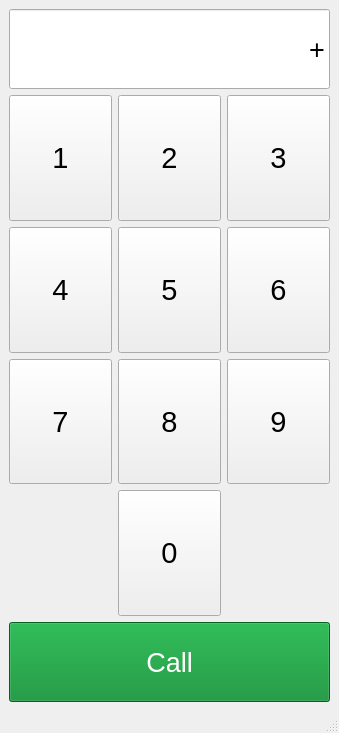
<?xml version="1.0" encoding="UTF-8"?>
<ui version="4.0">
 <class>MainWindow</class>
 <widget class="QMainWindow" name="MainWindow">
  <property name="geometry">
   <rect>
    <x>0</x>
    <y>0</y>
    <width>339</width>
    <height>733</height>
   </rect>
  </property>
  <property name="windowTitle">
   <string>MainWindow</string>
  </property>
  <widget class="QWidget" name="centralwidget">
   <layout class="QGridLayout" name="gridLayout_2">
    <item row="0" column="0">
     <layout class="QVBoxLayout" name="verticalLayout">
      <item>
       <widget class="QLineEdit" name="lineEdit">
        <property name="sizePolicy">
         <sizepolicy hsizetype="Expanding" vsizetype="Fixed">
          <horstretch>0</horstretch>
          <verstretch>80</verstretch>
         </sizepolicy>
        </property>
        <property name="minimumSize">
         <size>
          <width>0</width>
          <height>80</height>
         </size>
        </property>
        <property name="font">
         <font>
          <pointsize>20</pointsize>
         </font>
        </property>
        <property name="toolTip">
         <string>&lt;html&gt;&lt;head/&gt;&lt;body&gt;&lt;p align=&quot;right&quot;&gt;&lt;span style=&quot; font-size:16pt;&quot;&gt;&lt;br/&gt;&lt;/span&gt;&lt;/p&gt;&lt;/body&gt;&lt;/html&gt;</string>
        </property>
        <property name="layoutDirection">
         <enum>Qt::LeftToRight</enum>
        </property>
        <property name="text">
         <string>+</string>
        </property>
        <property name="cursorPosition">
         <number>1</number>
        </property>
        <property name="alignment">
         <set>Qt::AlignRight|Qt::AlignTrailing|Qt::AlignVCenter</set>
        </property>
        <property name="placeholderText">
         <string>+0000000000</string>
        </property>
       </widget>
      </item>
      <item>
       <layout class="QGridLayout" name="gridLayout">
        <item row="0" column="0">
         <widget class="QPushButton" name="pushButton">
          <property name="sizePolicy">
           <sizepolicy hsizetype="Minimum" vsizetype="Expanding">
            <horstretch>0</horstretch>
            <verstretch>0</verstretch>
           </sizepolicy>
          </property>
          <property name="font">
           <font>
            <pointsize>22</pointsize>
           </font>
          </property>
          <property name="text">
           <string>1</string>
          </property>
         </widget>
        </item>
        <item row="2" column="2">
         <widget class="QPushButton" name="pushButton_6">
          <property name="sizePolicy">
           <sizepolicy hsizetype="Minimum" vsizetype="Expanding">
            <horstretch>0</horstretch>
            <verstretch>0</verstretch>
           </sizepolicy>
          </property>
          <property name="font">
           <font>
            <pointsize>22</pointsize>
           </font>
          </property>
          <property name="text">
           <string>6</string>
          </property>
         </widget>
        </item>
        <item row="2" column="1">
         <widget class="QPushButton" name="pushButton_5">
          <property name="sizePolicy">
           <sizepolicy hsizetype="Minimum" vsizetype="Expanding">
            <horstretch>0</horstretch>
            <verstretch>0</verstretch>
           </sizepolicy>
          </property>
          <property name="font">
           <font>
            <pointsize>22</pointsize>
           </font>
          </property>
          <property name="text">
           <string>5</string>
          </property>
         </widget>
        </item>
        <item row="7" column="2">
         <widget class="QPushButton" name="pushButton_9">
          <property name="sizePolicy">
           <sizepolicy hsizetype="Minimum" vsizetype="Expanding">
            <horstretch>0</horstretch>
            <verstretch>0</verstretch>
           </sizepolicy>
          </property>
          <property name="font">
           <font>
            <pointsize>22</pointsize>
           </font>
          </property>
          <property name="text">
           <string>9</string>
          </property>
         </widget>
        </item>
        <item row="0" column="2">
         <widget class="QPushButton" name="pushButton_3">
          <property name="sizePolicy">
           <sizepolicy hsizetype="Minimum" vsizetype="Expanding">
            <horstretch>0</horstretch>
            <verstretch>0</verstretch>
           </sizepolicy>
          </property>
          <property name="font">
           <font>
            <pointsize>22</pointsize>
           </font>
          </property>
          <property name="text">
           <string>3</string>
          </property>
         </widget>
        </item>
        <item row="7" column="1">
         <widget class="QPushButton" name="pushButton_8">
          <property name="sizePolicy">
           <sizepolicy hsizetype="Minimum" vsizetype="Expanding">
            <horstretch>0</horstretch>
            <verstretch>0</verstretch>
           </sizepolicy>
          </property>
          <property name="font">
           <font>
            <pointsize>22</pointsize>
           </font>
          </property>
          <property name="text">
           <string>8</string>
          </property>
         </widget>
        </item>
        <item row="2" column="0">
         <widget class="QPushButton" name="pushButton_4">
          <property name="sizePolicy">
           <sizepolicy hsizetype="Minimum" vsizetype="Expanding">
            <horstretch>0</horstretch>
            <verstretch>0</verstretch>
           </sizepolicy>
          </property>
          <property name="font">
           <font>
            <pointsize>22</pointsize>
           </font>
          </property>
          <property name="text">
           <string>4</string>
          </property>
         </widget>
        </item>
        <item row="8" column="1">
         <widget class="QPushButton" name="pushButton_10">
          <property name="sizePolicy">
           <sizepolicy hsizetype="Minimum" vsizetype="Expanding">
            <horstretch>0</horstretch>
            <verstretch>0</verstretch>
           </sizepolicy>
          </property>
          <property name="font">
           <font>
            <pointsize>22</pointsize>
           </font>
          </property>
          <property name="text">
           <string>0</string>
          </property>
         </widget>
        </item>
        <item row="7" column="0">
         <widget class="QPushButton" name="pushButton_7">
          <property name="sizePolicy">
           <sizepolicy hsizetype="Minimum" vsizetype="Expanding">
            <horstretch>0</horstretch>
            <verstretch>0</verstretch>
           </sizepolicy>
          </property>
          <property name="font">
           <font>
            <pointsize>22</pointsize>
           </font>
          </property>
          <property name="text">
           <string>7</string>
          </property>
         </widget>
        </item>
        <item row="0" column="1">
         <widget class="QPushButton" name="pushButton_2">
          <property name="sizePolicy">
           <sizepolicy hsizetype="Minimum" vsizetype="Expanding">
            <horstretch>0</horstretch>
            <verstretch>0</verstretch>
           </sizepolicy>
          </property>
          <property name="font">
           <font>
            <pointsize>22</pointsize>
           </font>
          </property>
          <property name="text">
           <string>2</string>
          </property>
         </widget>
        </item>
       </layout>
      </item>
      <item>
       <widget class="QPushButton" name="pushButton_11">
        <property name="minimumSize">
         <size>
          <width>0</width>
          <height>80</height>
         </size>
        </property>
        <property name="maximumSize">
         <size>
          <width>889</width>
          <height>80</height>
         </size>
        </property>
        <property name="font">
         <font>
          <pointsize>20</pointsize>
         </font>
        </property>
        <property name="styleSheet">
         <string notr="true">background-color:rgb(2, 136, 40);
color: rgb(255, 255, 255)</string>
        </property>
        <property name="text">
         <string>Call</string>
        </property>
       </widget>
      </item>
     </layout>
    </item>
   </layout>
  </widget>
  <widget class="QMenuBar" name="menubar">
   <property name="geometry">
    <rect>
     <x>0</x>
     <y>0</y>
     <width>339</width>
     <height>24</height>
    </rect>
   </property>
  </widget>
  <widget class="QStatusBar" name="statusbar"/>
 </widget>
 <resources/>
 <connections>
  <connection>
   <sender>pushButton</sender>
   <signal>clicked()</signal>
   <receiver>MainWindow</receiver>
   <slot>slot1()</slot>
   <hints>
    <hint type="sourcelabel">
     <x>86</x>
     <y>215</y>
    </hint>
    <hint type="destinationlabel">
     <x>50</x>
     <y>534</y>
    </hint>
   </hints>
  </connection>
  <connection>
   <sender>pushButton_2</sender>
   <signal>clicked()</signal>
   <receiver>MainWindow</receiver>
   <slot>slot2()</slot>
   <hints>
    <hint type="sourcelabel">
     <x>168</x>
     <y>213</y>
    </hint>
    <hint type="destinationlabel">
     <x>286</x>
     <y>543</y>
    </hint>
   </hints>
  </connection>
  <connection>
   <sender>pushButton_3</sender>
   <signal>clicked()</signal>
   <receiver>MainWindow</receiver>
   <slot>slot3()</slot>
   <hints>
    <hint type="sourcelabel">
     <x>278</x>
     <y>197</y>
    </hint>
    <hint type="destinationlabel">
     <x>304</x>
     <y>583</y>
    </hint>
   </hints>
  </connection>
  <connection>
   <sender>pushButton_4</sender>
   <signal>clicked()</signal>
   <receiver>MainWindow</receiver>
   <slot>slot4()</slot>
   <hints>
    <hint type="sourcelabel">
     <x>52</x>
     <y>303</y>
    </hint>
    <hint type="destinationlabel">
     <x>82</x>
     <y>572</y>
    </hint>
   </hints>
  </connection>
  <connection>
   <sender>pushButton_5</sender>
   <signal>clicked()</signal>
   <receiver>MainWindow</receiver>
   <slot>slot5()</slot>
   <hints>
    <hint type="sourcelabel">
     <x>144</x>
     <y>333</y>
    </hint>
    <hint type="destinationlabel">
     <x>244</x>
     <y>584</y>
    </hint>
   </hints>
  </connection>
  <connection>
   <sender>pushButton_6</sender>
   <signal>clicked()</signal>
   <receiver>MainWindow</receiver>
   <slot>slot6()</slot>
   <hints>
    <hint type="sourcelabel">
     <x>270</x>
     <y>335</y>
    </hint>
    <hint type="destinationlabel">
     <x>253</x>
     <y>511</y>
    </hint>
   </hints>
  </connection>
  <connection>
   <sender>pushButton_7</sender>
   <signal>clicked()</signal>
   <receiver>MainWindow</receiver>
   <slot>slot7()</slot>
   <hints>
    <hint type="sourcelabel">
     <x>38</x>
     <y>458</y>
    </hint>
    <hint type="destinationlabel">
     <x>24</x>
     <y>588</y>
    </hint>
   </hints>
  </connection>
  <connection>
   <sender>pushButton_8</sender>
   <signal>clicked()</signal>
   <receiver>MainWindow</receiver>
   <slot>slot8()</slot>
   <hints>
    <hint type="sourcelabel">
     <x>145</x>
     <y>460</y>
    </hint>
    <hint type="destinationlabel">
     <x>94</x>
     <y>544</y>
    </hint>
   </hints>
  </connection>
  <connection>
   <sender>pushButton_9</sender>
   <signal>clicked()</signal>
   <receiver>MainWindow</receiver>
   <slot>slot9()</slot>
   <hints>
    <hint type="sourcelabel">
     <x>307</x>
     <y>466</y>
    </hint>
    <hint type="destinationlabel">
     <x>324</x>
     <y>516</y>
    </hint>
   </hints>
  </connection>
  <connection>
   <sender>pushButton_10</sender>
   <signal>clicked()</signal>
   <receiver>MainWindow</receiver>
   <slot>slot0()</slot>
   <hints>
    <hint type="sourcelabel">
     <x>175</x>
     <y>600</y>
    </hint>
    <hint type="destinationlabel">
     <x>271</x>
     <y>609</y>
    </hint>
   </hints>
  </connection>
  <connection>
   <sender>pushButton_11</sender>
   <signal>clicked()</signal>
   <receiver>MainWindow</receiver>
   <slot>slotCall()</slot>
   <hints>
    <hint type="sourcelabel">
     <x>258</x>
     <y>654</y>
    </hint>
    <hint type="destinationlabel">
     <x>288</x>
     <y>701</y>
    </hint>
   </hints>
  </connection>
 </connections>
 <slots>
  <slot>slot1()</slot>
  <slot>slot2()</slot>
  <slot>slot3()</slot>
  <slot>slot4()</slot>
  <slot>slot5()</slot>
  <slot>slot6()</slot>
  <slot>slot7()</slot>
  <slot>slot8()</slot>
  <slot>slot9()</slot>
  <slot>slot0()</slot>
  <slot>slotCall()</slot>
 </slots>
</ui>
